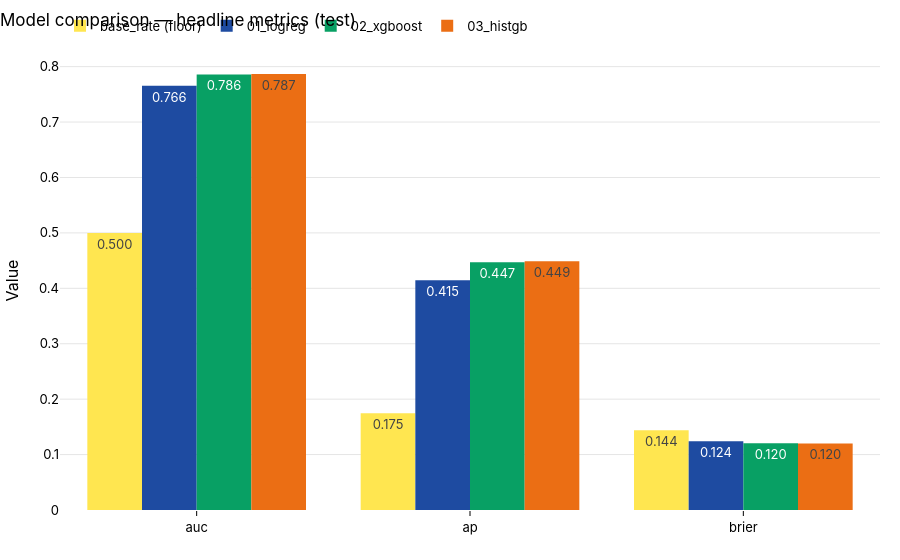

Write notebook code for a chart like this one.
### Code cell
# =============================================================================
# §3 Grouped bar chart of the headline metrics
# =============================================================================
_metric_cols = ["auc", "ap", "brier"]
series = {m: [comp.loc[m, c] for c in _metric_cols] for m in comp.index}
fig_metrics = P.grouped_bars(_metric_cols, series,
                             title="Model comparison - headline metrics (test)",
                             yaxis_title="Value")
fig_metrics.show()
P.fig_to_html(fig_metrics, str(TBL / "metrics_bars.html"))

### Figure 1 — Plotly figure (JSON) as saved in the notebook; plotly's stock layout.template omitted (floating-point values rounded to 4 significant figures)
{"data": [{"marker": {"color": "#FFE650"}, "name": "base_rate (floor)", "text": ["0.500", "0.175", "0.144"], "textposition": "auto", "type": "bar", "x": ["auc", "ap", "brier"], "y": [0.5, 0.1746, 0.1441]}, {"marker": {"color": "#1E4BA1"}, "name": "01_logreg", "text": ["0.766", "0.415", "0.124"], "textposition": "auto", "type": "bar", "x": ["auc", "ap", "brier"], "y": [0.7656, 0.4147, 0.124]}, {"marker": {"color": "#08A064"}, "name": "02_xgboost", "text": ["0.786", "0.447", "0.120"], "textposition": "auto", "type": "bar", "x": ["auc", "ap", "brier"], "y": [0.786, 0.4472, 0.1203]}, {"marker": {"color": "#EB6E14"}, "name": "03_histgb", "text": ["0.787", "0.449", "0.120"], "textposition": "auto", "type": "bar", "x": ["auc", "ap", "brier"], "y": [0.7868, 0.4489, 0.1201]}], "layout": {"barmode": "group", "title": {"text": "Model comparison — headline metrics (test)"}, "yaxis": {"title": {"text": "Value"}}}}
